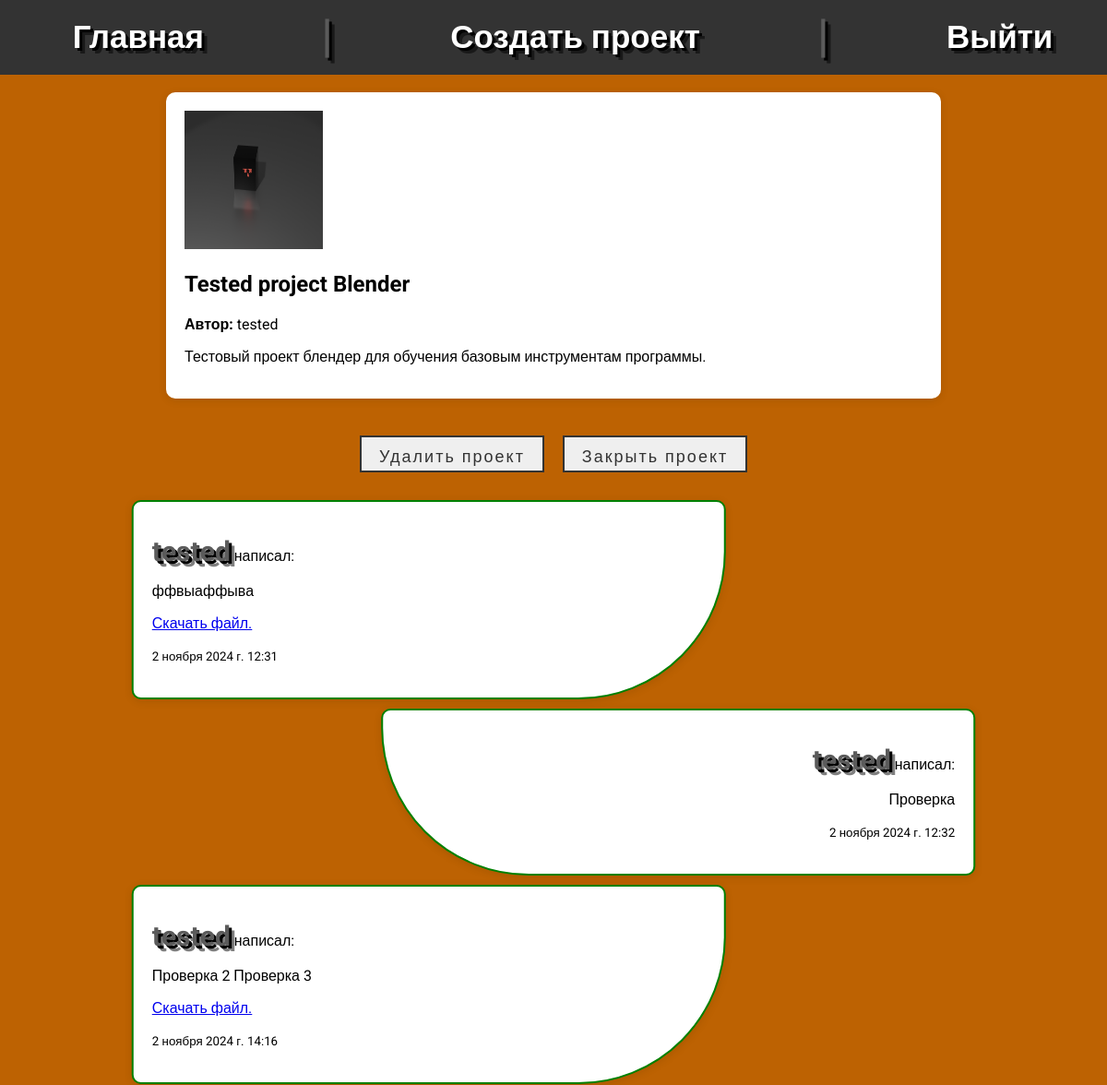
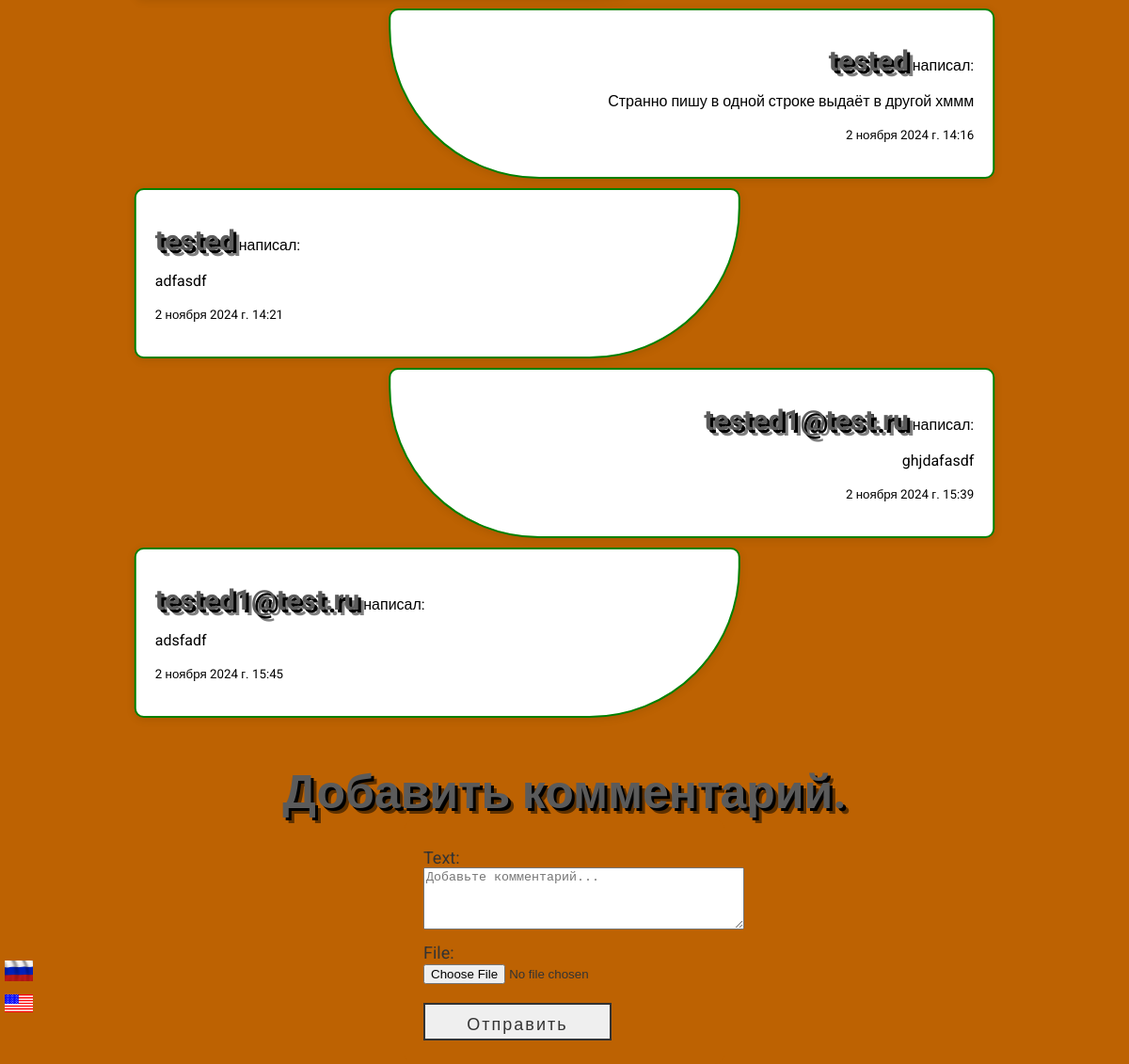
Page /project/12/ (signed in) on the committed database (2 pictures, top to bottom).
### main/models.py (models this page shows, shortened)
class Project(models.Model):
    objects = None
    title = models.CharField(_('Название проекта'), max_length=70)
    description = models.TextField(_('Описание'), max_length=255)
    cover_image = models.ImageField(_('Изображение обложки'), upload_to='projects/')
    author = models.ForeignKey(User, verbose_name=_('Автор'), on_delete=models.CASCADE)
    is_closed = models.BooleanField(default=False)

class Comment(models.Model):
    project = models.ForeignKey(Project, on_delete=models.CASCADE, related_name='comments')  # Связь с проектом
    author = models.ForeignKey(User, on_delete=models.CASCADE)  # Пользователь, оставивший комментарий
    text = models.TextField()  # Текст комментария
    created_at = models.DateTimeField(auto_now_add=True)  # Дата и время создания
    file = models.FileField(upload_to='comment_files/', blank=True, null=True)  # Опциональный файл

### main/views.py (the view)
# urls.py: path('project/<int:project_id>/', project_detail, name='project_detail'),
@login_required
def project_detail(request, project_id):
    project = Project.objects.get(id=project_id)
    comments = project.comments.all()
    transl = get_translations(request)  # Получаем переводы в зависимости от языка
    if request.method == 'POST':
        form = CommentForm(request.POST, request.FILES)
        if form.is_valid():
            comment = form.save(commit=False)
            comment.project = project
            comment.author = request.user
            comment.save()
            return redirect('project_detail', project_id=project.id)
    else:
        form = CommentForm()
    return render(request, 'project_detail.html', {
        'project': project,
        'comments': comments,
        'form': form,
        'translations': transl,  # Передаем переводы в шаблон
    })

### main/forms.py
class CommentForm(forms.ModelForm):
    class Meta:
        model = Comment
        fields = ['text', 'file']  # Поля для отображения в форме
        widgets = {
            'text': forms.Textarea(attrs={'placeholder': 'Добавьте комментарий...', 'rows': 4, 'cols': 40}),
        }

### main/views.py (called while the page is built)
def get_translations(request):
    user_language = request.COOKIES.get(settings.LANGUAGE_COOKIE_NAME, 'ru')
    return translations.get(user_language, translations['ru'])

### main/templates/project_detail.html (shortened to what this page needs)
{% extends "base.html" %}
{% block content %}
    <div class="create-project-container" style="margin-bottom: 20px; max-width: 800px;">
      <img src="{{ project.cover_image.url }}" alt="{{ project.title }}" style="width: 150px; height: 150px;">
      <h2>{{ project.title }}</h2>
      <p><strong>{{ translations.author_name }}</strong> {{ project.author.username }}</p>
      <p>{{ project.description }}</p>
    </div>
    <form method="POST" action="{% url 'delete_project' project.id %}" class="delete-project-form">
        <div style="display: flex; justify-content: center; gap: 20px; ">
            {% if user.id == project.author.id %}
                <button type="submit" onclick="return confirm('Вы уверены, что хотите удалить этот проект?');" style="width: 200px;">
                    <span>{{ translations.delete_button }}</span>
                </button>
                <button onclick="closeProject()" style="width: 200px;" id="closeProjectButton"><span>{{ translations.close_project }}</span></button>
            {% endif %}
        </div>
    </form>
    <div class="comments-section ">
        {% for comment in comments %}
            <div class="create-project-container"
                 style="{% if forloop.counter|divisibleby:2 %}transform: translate(21%, 0); text-align: end; border-radius: 10px 10px 10px 160px;{% else %}transform: translate(-21%, 0);text-align: start; border-radius: 10px 10px 160px 10px;{% endif %} margin-top:10px; border: 2px solid green; width: 600px;">
                <p><strong class="three-d-text" style="font-size: 30px; text-shadow: 0;">{{ comment.author }}</strong>
                     {{ translations.author_say }}</p>
                <p>{{ comment.text }}</p>
                {% if comment.file %}
                    <p><a href="{{ comment.file.url }}">{{ translations.download_file}}</a></p>
                {% endif %}
                <p><small>{{ comment.created_at }}</small></p>
            </div>
        {% empty %}
            <p>{{ translations.not_comm }}</p>
        {% endfor %}
    </div>
    <h3 class="three-d-text" style="text-align: center; margin-bottom: 0px;">{{ translations.add_comment}}</h3>
    <div class="create-project-container" style="height: 220px; max-width: 300px; background: #bd6202; box-shadow: none;">
        <form method="POST" enctype="multipart/form-data" style="width: auto; max-width: 200px; font-size: 20px;">
            {{ form.as_p }}
            <button type="submit" onclick="addClassToEverySecondItem()"><span>{{ translations.send_comm }}</span></button>
        </form>
    </div>
{% endblock %}

### static/css/styles.css (style rules this page uses)
body { font-family: 'Roboto', sans-serif; background: #bd6202; height: 100%; margin: 0 5% 5%; }
html { height: 100%; margin: 0; }
button, .button_link { display: block; width: 100%; height: 40px; line-height: 40px; font-size: 18px; font-family: sans-serif; text-decoration: none; color: #333; border: 2px solid #333; letter-spacing: 2px; text-align: center; position: relative; transition: all .35s; margin: 20px 0; }
button span, .button_link span { position: relative; z-index: 2; }
button:after, .button_link:after { position: absolute; content: ""; top: 0; left: 0; width: 0; height: 100%; background: #ff003b; transition: all .35s; }
.three-d-text { font-size: 50px; font-weight: bold; color: #5b5b5b; text-shadow: 3px 3px 0px #000, 6px 6px 0px rgba(0, 0, 0, 0.5); }
form p { margin: 10px 0; font-size: 18px; color: #333; }
.create-project-container { max-width: 600px; margin: 0 auto; padding: 20px; background-color: #fff; border-radius: 10px; box-shadow: 0 2px 10px rgba(0, 0, 0, 0.1); height: 100%; }

### rows in the picture
Project: cover_image (picture), title "Tested project Blender", author.username "tested", description "Тестовый проект блендер для обучения базовым инструментам программы."
Comment: author "tested", text "ффвыаффыва", created_at "2 ноября 2024 г. 12:31"
Comment: author "tested", text "Проверка", created_at "2 ноября 2024 г. 12:32"
Comment: author "tested", text "Проверка 2 Проверка 3", created_at "2 ноября 2024 г. 14:16"
Comment: author "tested", text "Странно пишу в одной строке выдаёт в другой хммм", created_at "2 ноября 2024 г. 14:16"
Comment: author "tested", text "adfasdf", created_at "2 ноября 2024 г. 14:21"
Comment: author "tested1@test.ru", text "ghjdafasdf", created_at "2 ноября 2024 г. 15:39"
Comment: author "tested1@test.ru", text "adsfadf", created_at "2 ноября 2024 г. 15:45"

### other values in the picture
{{ translations.author_name }} "Автор:"
{{ translations.delete_button }} "Удалить проект"
{{ translations.close_project }} "Закрыть проект"
{{ translations.add_comment }} "Добавить комментарий."
{{ translations.send_comm }} "Отправить"
